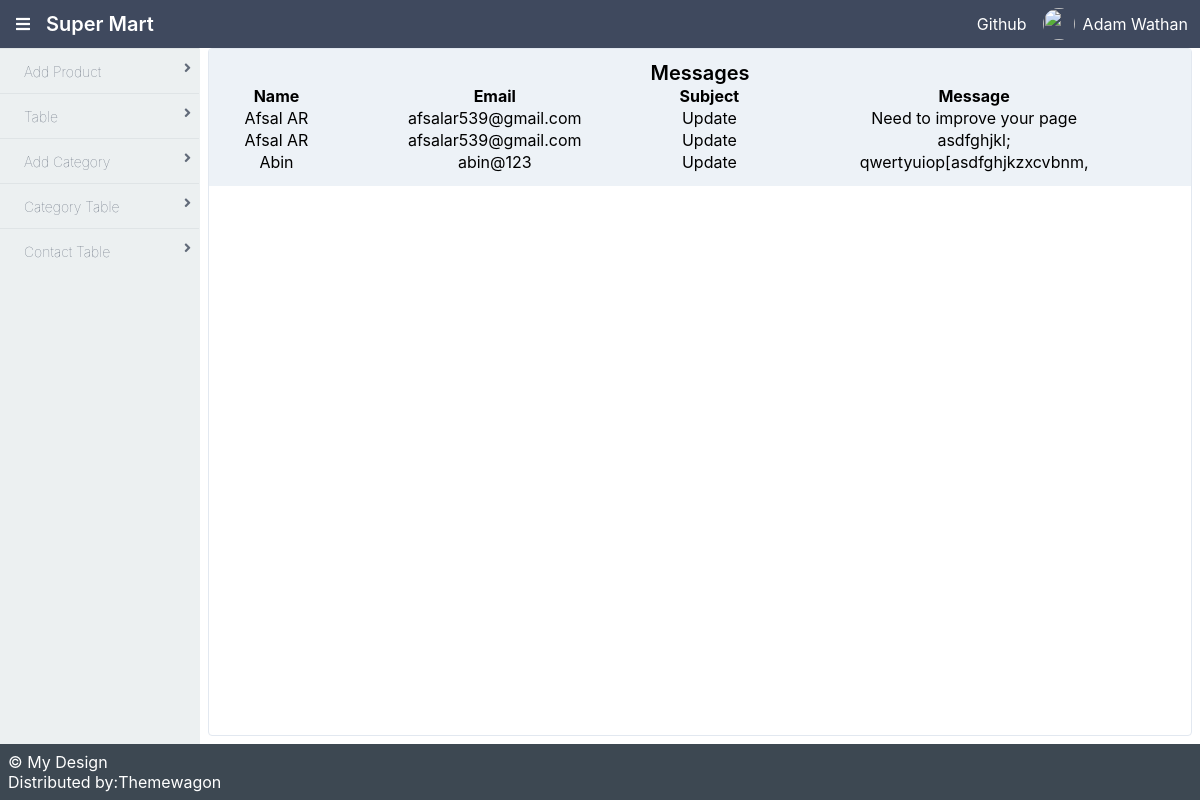
/NewApp/contacttable/, run on the app's committed database.
### FrontEnd/models.py (models this page shows)
class contactdb(models.Model):
    c_name = models.CharField(max_length=100, null=True, blank=True)
    c_email = models.CharField(max_length=100, null=True, blank=True)
    c_subject = models.CharField(max_length=100, null=True, blank=True)
    c_message = models.CharField(max_length=100, null=True, blank=True)

### NewApp/views.py (the view)
# urls.py: path('contacttable/', views.contacttable, name="contacttable"),
def contacttable(request):
    do = contactdb.objects.all()
    return render(request,'contacttable.html', {'do':do})

### NewApp/templates/contacttable.html (shortened to what this page needs)
<!DOCTYPE html>
{% extends 'index.html' %}
{% block content %}
<html lang="en">
<head>
</head>
<body>
<div class="flex flex-1  flex-col md:flex-row lg:flex-row mx-2">
    <div class="mb-2 border-solid border-gray-300 rounded border shadow-sm w-full">
        <div class="bg-gray-200 px-2 py-3 border-solid border-gray-200 border-b">
            <div>
    <h1 style="text-align:center">Messages</h1>
  <table width="100%">
    <tr style="text-align: center">
      <th>Name</th>
      <th>Email</th>
      <th>Subject</th>
      <th>Message</th>
    </tr>
    {% for i in do %}
    <tr style="text-align: center; ">
        <td>{{i.c_name}}</td>
        <td>{{i.c_email}}</td>
        <td>{{i.c_subject}}</td>
        <td>{{i.c_message}}</td>
    </tr>
    {% endfor %}
  </table>
</div>
        </div>
    </div>
</div>
  </body>
</html>
{% endblock %}

### data on the page
contactdb: c_name "Afsal AR", c_email "afsalar539@gmail.com", c_subject "Update", c_message "Need to improve your page"
contactdb: c_name "Afsal AR", c_email "afsalar539@gmail.com", c_subject "Update", c_message "asdfghjkl;"
contactdb: c_name "Abin", c_email "abin@123", c_subject "Update", c_message "qwertyuiop[asdfghjkzxcvbnm,"
